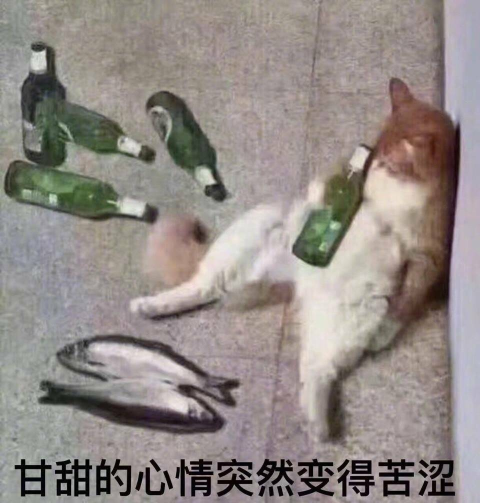
#> input picture test.jpg, 960 x 1006 px (shown at 1/2 size)
$ python Demo.py test.jpg
#> lines starting #> are read from the running program, lines starting #| are printed output that depends on the picture
#!/usr/bin/python
# -*- coding: UTF-8 -*-

import  sys
print("你好，世界")
print(sys.argv)
print(sys.version)
print(sys.api_version)
print(sys.path)

#############
from PIL import Image,ImageDraw, ImageFont, ImageFilter

# 打开一个jpg图像文件，注意是当前路径:
im = Image.open('test.jpg')
#> im is the input picture: PIL image 960x1006 RGB; mean R, G, B 146.1, 138.4, 134.2
# 获得图像尺寸:
w, h = im.size
#> w = 960; h = 1006
print('Original image size: %sx%s' % (w, h))
#| Original image size: 960x1006
# 缩放到50%:
im.thumbnail((w//2, h//2))
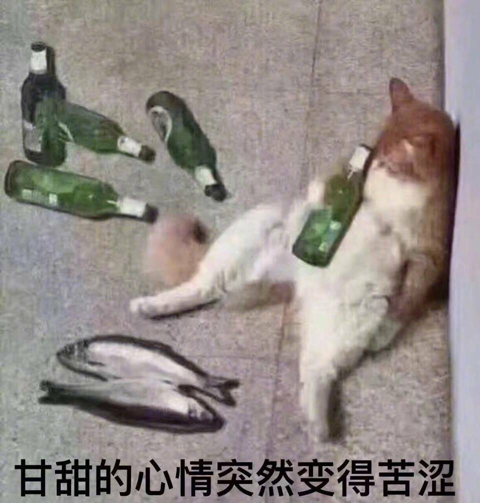
#> im: PIL image 480x503 RGB; mean R, G, B 146.2, 138.4, 134.3
print('Resize image to: %sx%s' % (w//2, h//2))
#| Resize image to: 480x503
# 把缩放后的图像用jpeg格式保存:
im.save('thumbnail.jpg', 'jpeg')

###################

import random

# 随机字母:
def rndChar():
    return chr(random.randint(65, 90))

# 随机颜色1:
def rndColor():
    return (random.randint(64, 255), random.randint(64, 255), random.randint(64, 255))

# 随机颜色2:
def rndColor2():
    return (random.randint(32, 127), random.randint(32, 127), random.randint(32, 127))

# 240 x 60:
width = 60 * 4
height = 60
image = Image.new('RGB', (width, height), (255, 255, 255))
#> image: PIL image 240x60 RGB; every value is 255
# 创建Font对象:
font = ImageFont.truetype('Arial.ttf', 36)
# 创建Draw对象:
draw = ImageDraw.Draw(image)
# 填充每个像素:
for x in range(width):
    for y in range(height):
        draw.point((x, y), fill=rndColor())
# 输出文字:
for t in range(4):
    draw.text((60 * t + 10, 10), rndChar(), font=font, fill=rndColor2())
# 模糊:
image = image.filter(ImageFilter.BLUR)
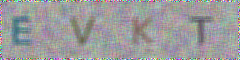
#> image: PIL image 240x60 RGB; mean R, G, B 156.1, 155.4, 156.5
image.save('code.jpg', 'jpeg')

#####

from befh.exch_bittrex import ExchGwApiBittrex as Feed
from befh.instrument import Instrument
#> (the run stopped early here; a loop or call above may not have finished)
